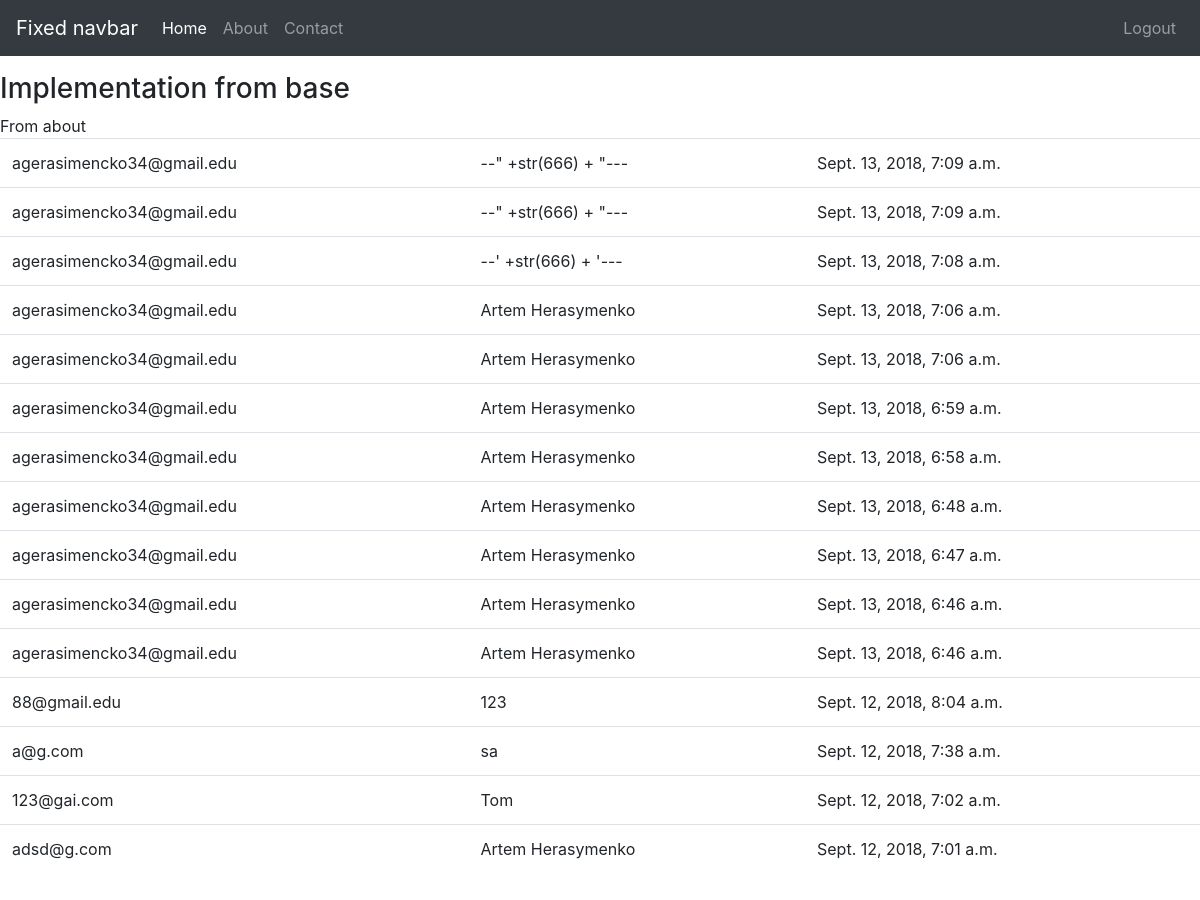
The app's page /about (signed in) with its own data.
### newsletter/models.py (models this page shows)
class SignUp(models.Model):
	email = models.EmailField()
	full_name = models.CharField(max_length = 200, blank = True, null = True)
	timestamp = models.DateTimeField(auto_now_add = True, auto_now = False)
	updated = models.DateTimeField(auto_now_add = False, auto_now = True)
	def __str__(self):
		return self.email

### trydjango/views.py (the view)
# urls.py: url(r'^about$', 'trydjango.views.about', name='about'),
def about(request):
	if request.user.is_authenticated() and request.user.is_staff:
		content = {
			"queryset" : SignUp.objects.all().order_by("-timestamp")
		}
	return render(request, "about.html", content)

### templates/about.html
{% extends 'base.html' %}
{% block content%}
	From about
	{% if queryset %}
	<table class = "table">
		<tbody>
			{% for item in queryset%}
				<tr>
					<td>{{item}}</td> <td>{{item.full_name}}</td> <td>{{item.timestamp}}</td>
				</tr>
			{% endfor %}
		</tbody>
	</table>
	{% endif %}
{% endblock %}

### templates/base.html (shortened to what this page needs)
{% load static %}
{% load crispy_forms_tags %}
<!doctype html>
<html lang="en">
  <head>
    {% include "head_css.html" %}
  </head>
  <body>
   {% include 'navbar.html' %}
   {% block implementMe %}
    <h3>Implementation from base</h3>
   {% endblock %}
   {% block content%}
   {% endblock %}
  </body>
</html>

### templates/head_css.html
{% load static %}
<link href={% static "css/bootstrap.min.css" %} rel="stylesheet">
    <link href= {% static "css/navbar-top-fixed.css" %} rel="stylesheet">

### templates/navbar.html (shortened to what this page needs)
 <nav class="navbar navbar-expand-md navbar-dark fixed-top bg-dark">
      <a class="navbar-brand" href="#">Fixed navbar</a>
      <div class="collapse navbar-collapse" id="navbarCollapse">
        <ul class="navbar-nav mr-auto">
          <li class="nav-item active">
            <a class="nav-link" href="/">Home <span class="sr-only">(current)</span></a>
          </li>
          <li class="nav-item">
            <a class="nav-link" href="{% url 'about' %}">About</a>
          </li>
          <li class="nav-item">
            <a class="nav-link" href="/contact">Contact</a>
          </li>
        </ul>
        <ul class = "nav navbar-nav navbar-right">
          {% if request.user.is_authenticated %}
            <li class="nav-item">
              <a class="nav-link" href="{% url 'auth_logout' %}">Logout</a>
            </li>
          {% else %}
            <li class="nav-item">
              <a class="nav-link" href="{% url 'registration_register' %}">Register</a>
            </li>
          {% endif %}
         </ul>
      </div>
    </nav>

### templates/head_js.html (shortened to what this page needs)
 {% load static %}

### static_files_inside_project/css/navbar-top-fixed.css (style rules this page uses)
body { min-height: 75rem; padding-top: 4.5rem; }

### records on screen
SignUp: email "agerasimencko34@gmail.edu", full_name "--\" +str(666) + \"---", timestamp "Sept. 13, 2018, 7:09 a.m."
SignUp: email "agerasimencko34@gmail.edu", full_name "--\" +str(666) + \"---", timestamp "Sept. 13, 2018, 7:09 a.m."
SignUp: email "agerasimencko34@gmail.edu", full_name "--' +str(666) + '---", timestamp "Sept. 13, 2018, 7:08 a.m."
SignUp: email "agerasimencko34@gmail.edu", full_name "Artem Herasymenko", timestamp "Sept. 13, 2018, 7:06 a.m."
SignUp: email "agerasimencko34@gmail.edu", full_name "Artem Herasymenko", timestamp "Sept. 13, 2018, 7:06 a.m."
SignUp: email "agerasimencko34@gmail.edu", full_name "Artem Herasymenko", timestamp "Sept. 13, 2018, 6:59 a.m."
SignUp: email "agerasimencko34@gmail.edu", full_name "Artem Herasymenko", timestamp "Sept. 13, 2018, 6:58 a.m."
SignUp: email "agerasimencko34@gmail.edu", full_name "Artem Herasymenko", timestamp "Sept. 13, 2018, 6:48 a.m."
SignUp: email "agerasimencko34@gmail.edu", full_name "Artem Herasymenko", timestamp "Sept. 13, 2018, 6:47 a.m."
SignUp: email "agerasimencko34@gmail.edu", full_name "Artem Herasymenko", timestamp "Sept. 13, 2018, 6:46 a.m."
SignUp: email "agerasimencko34@gmail.edu", full_name "Artem Herasymenko", timestamp "Sept. 13, 2018, 6:46 a.m."
SignUp: email "88@gmail.edu", full_name "123", timestamp "Sept. 12, 2018, 8:04 a.m."
SignUp: email "a@g.com", full_name "sa", timestamp "Sept. 12, 2018, 7:38 a.m."
SignUp: email "123@gai.com", full_name "Tom", timestamp "Sept. 12, 2018, 7:02 a.m."
SignUp: email "adsd@g.com", full_name "Artem Herasymenko", timestamp "Sept. 12, 2018, 7:01 a.m."
